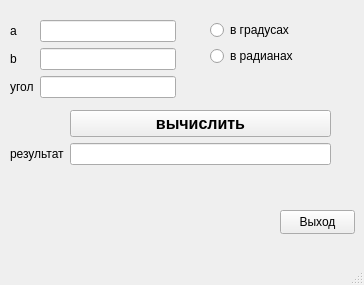
<?xml version="1.0" encoding="UTF-8"?>
<ui version="4.0">
 <class>MainWindow</class>
 <widget class="QMainWindow" name="MainWindow">
  <property name="geometry">
   <rect>
    <x>0</x>
    <y>0</y>
    <width>364</width>
    <height>285</height>
   </rect>
  </property>
  <property name="windowTitle">
   <string>MainWindow</string>
  </property>
  <widget class="QWidget" name="centralwidget">
   <widget class="QPushButton" name="pushButton_2">
    <property name="geometry">
     <rect>
      <x>280</x>
      <y>210</y>
      <width>75</width>
      <height>24</height>
     </rect>
    </property>
    <property name="text">
     <string>Выход</string>
    </property>
   </widget>
   <widget class="QWidget" name="">
    <property name="geometry">
     <rect>
      <x>10</x>
      <y>20</y>
      <width>166</width>
      <height>80</height>
     </rect>
    </property>
    <layout class="QFormLayout" name="formLayout">
     <item row="0" column="0">
      <widget class="QLabel" name="label">
       <property name="text">
        <string>a</string>
       </property>
      </widget>
     </item>
     <item row="0" column="1">
      <widget class="QLineEdit" name="lineEdit"/>
     </item>
     <item row="1" column="0">
      <widget class="QLabel" name="label_2">
       <property name="text">
        <string>b</string>
       </property>
      </widget>
     </item>
     <item row="1" column="1">
      <widget class="QLineEdit" name="lineEdit_2"/>
     </item>
     <item row="2" column="0">
      <widget class="QLabel" name="label_3">
       <property name="text">
        <string>угол</string>
       </property>
      </widget>
     </item>
     <item row="2" column="1">
      <widget class="QLineEdit" name="lineEdit_3"/>
     </item>
    </layout>
   </widget>
   <widget class="QWidget" name="">
    <property name="geometry">
     <rect>
      <x>10</x>
      <y>110</y>
      <width>321</width>
      <height>60</height>
     </rect>
    </property>
    <layout class="QFormLayout" name="formLayout_2">
     <item row="0" column="1">
      <widget class="QPushButton" name="pushButton">
       <property name="font">
        <font>
         <pointsize>12</pointsize>
         <bold>true</bold>
        </font>
       </property>
       <property name="text">
        <string>вычислить</string>
       </property>
      </widget>
     </item>
     <item row="1" column="0">
      <widget class="QLabel" name="label_4">
       <property name="text">
        <string>результат</string>
       </property>
      </widget>
     </item>
     <item row="1" column="1">
      <widget class="QLineEdit" name="lineEdit_4"/>
     </item>
    </layout>
   </widget>
   <widget class="QWidget" name="">
    <property name="geometry">
     <rect>
      <x>210</x>
      <y>20</y>
      <width>91</width>
      <height>48</height>
     </rect>
    </property>
    <layout class="QFormLayout" name="formLayout_3">
     <item row="0" column="0">
      <widget class="QRadioButton" name="radioButton">
       <property name="text">
        <string>в градусах</string>
       </property>
      </widget>
     </item>
     <item row="1" column="0">
      <widget class="QRadioButton" name="radioButton_2">
       <property name="text">
        <string>в радианах</string>
       </property>
      </widget>
     </item>
    </layout>
   </widget>
  </widget>
  <widget class="QMenuBar" name="menubar">
   <property name="geometry">
    <rect>
     <x>0</x>
     <y>0</y>
     <width>364</width>
     <height>22</height>
    </rect>
   </property>
  </widget>
  <widget class="QStatusBar" name="statusbar"/>
 </widget>
 <resources/>
 <connections/>
</ui>
